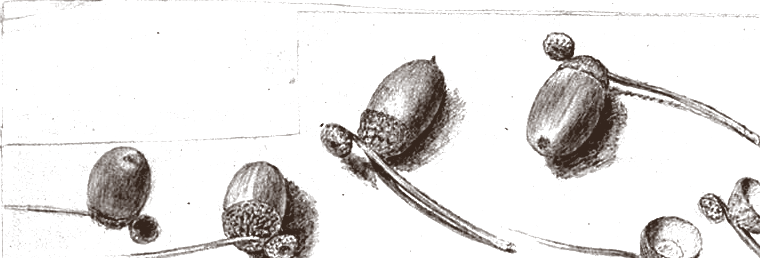
#> input picture src/rings/plates/acorn.webp, 760 x 258 px
$ python unroll.py ../../src/rings/plates/acorn.webp 1.0 1.0 ../../src/rings/plates/ancient.webp
#> lines starting #> are read from the running program, lines starting #| are printed output that depends on the picture
import sys, numpy as np
from PIL import Image
f,cx,cy,out=sys.argv[1],float(sys.argv[2]),float(sys.argv[3]),sys.argv[4]
im=np.asarray(Image.open(f).convert('RGB'),dtype=np.float32); h,w,_=im.shape
#> after `im = np.asarray(Image.open(f).convert('RGB'), dtype=np.float32)`:
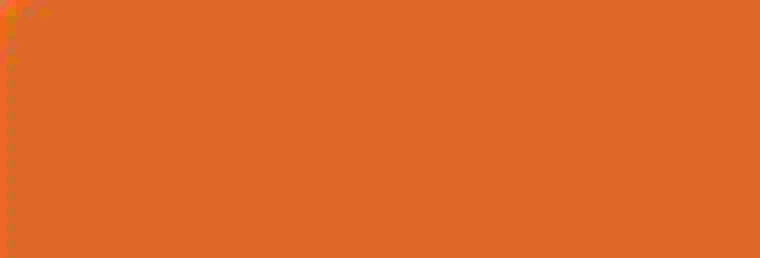
#> im: shape (258, 760, 3) float32; mean R, G, B 52, 37, 29; drawn with min black and max white
#> after `h, w, _ = im.shape`: h = 258; w = 760
corners=[(0,0),(w,0),(0,h),(w,h)]
#> corners = [(0, 0), (760, 0), (0, 258), (760, 258)]
rs=[np.hypot(x-cx,y-cy) for x,y in corners]; r0,r1=min(rs),max(rs)
#> after `rs = [np.hypot(x - cx, y - cy) for x, y in corners]`: rs = [1.41, 759, 257, 801.3]
#> after `r0, r1 = (min(rs), max(rs))`: r0 = 1.41
th=[np.arctan2(y-cy,x-cx) for x,y in corners]
# angular span: unwrap around mean
m=np.arctan2(h/2-cy,w/2-cx); d=[(t-m+np.pi)%(2*np.pi)-np.pi for t in th]
t0,t1=m+min(d),m+max(d)
rm=(r0+r1)/2; W=int((t1-t0)*rm); Hh=int(r1-r0)
T=t0+(np.arange(W)/W)*(t1-t0); R=r0+np.arange(Hh)
TT,RR=np.meshgrid(T,R)
X=cx+RR*np.cos(TT); Y=cy+RR*np.sin(TT)
#> after `X = cx + RR * np.cos(TT)`:
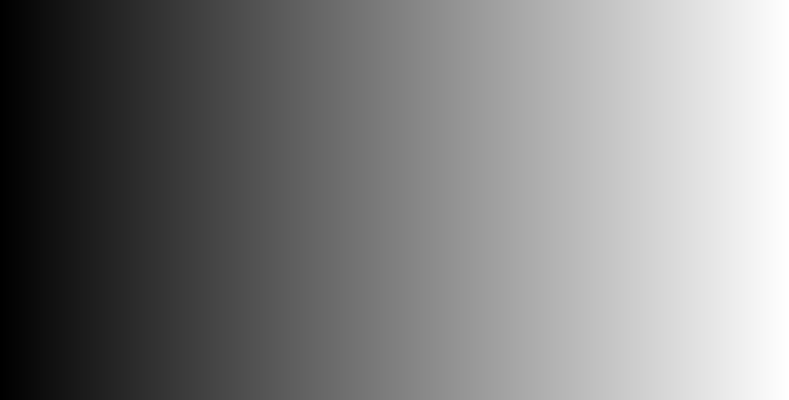
#> TT: shape (799, 1577) float64 (shown at 1/2 size); min -2.36, max 1.57, mean -0.392; drawn with min black and max white
ok=(X>=0)&(X<w-1)&(Y>=0)&(Y<h-1)
xi=np.clip(X.astype(int),0,w-1); yi=np.clip(Y.astype(int),0,h-1)
o=im[yi,xi]; o[~ok]=0
#> after `o = im[yi, xi]`:
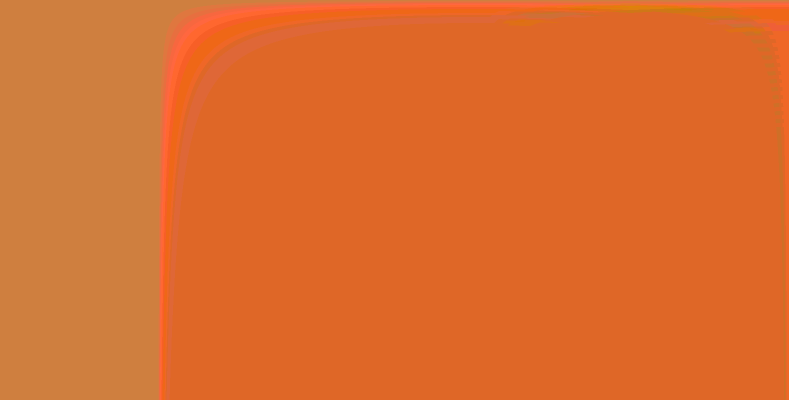
#> o: shape (799, 1577, 3) float32 (shown at 1/2 size); mean R, G, B 51.5, 37.1, 29.3; drawn with min black and max white
#> after `o[~ok] = 0`:
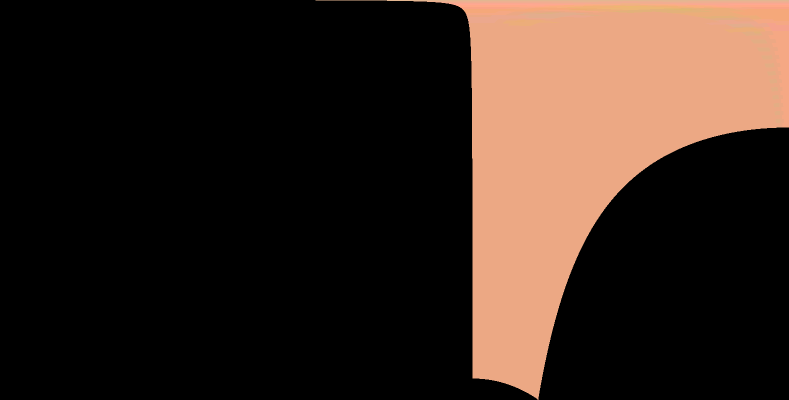
#> o: shape (799, 1577, 3) float32 (shown at 1/2 size); mean R, G, B 11.9, 8.5, 6.7; drawn with min black and max white
Image.fromarray(o.astype(np.uint8)).save(out); print(out,W,Hh)
#> after `Image.fromarray(o.astype(np.uint8)).save(out)`:
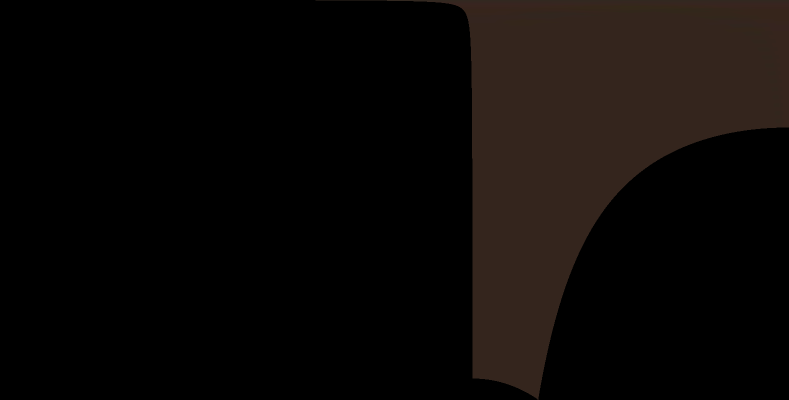
#> saved as ancient.webp: PIL image 1577x799 RGB (shown at 1/2 size); mean R, G, B 11.9, 8.5, 6.7
#| ../../src/rings/plates/ancient.webp 1577 799

$ run again, on src/rings/plates/lane.webp
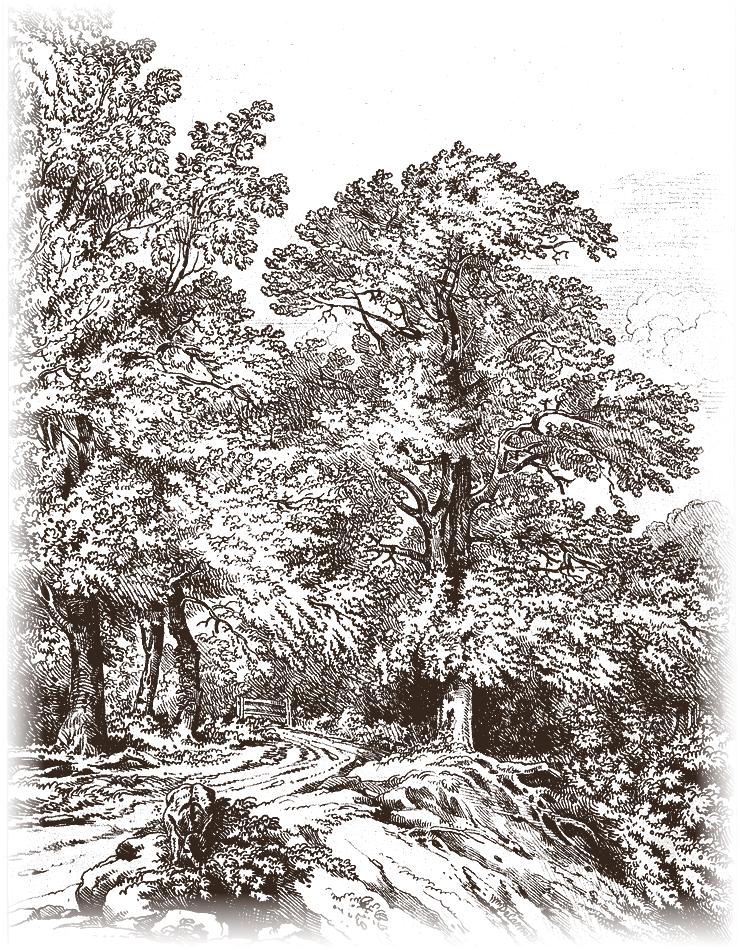
#> input picture src/rings/plates/lane.webp, 740 x 950 px
#> `o = im[yi, xi]`:
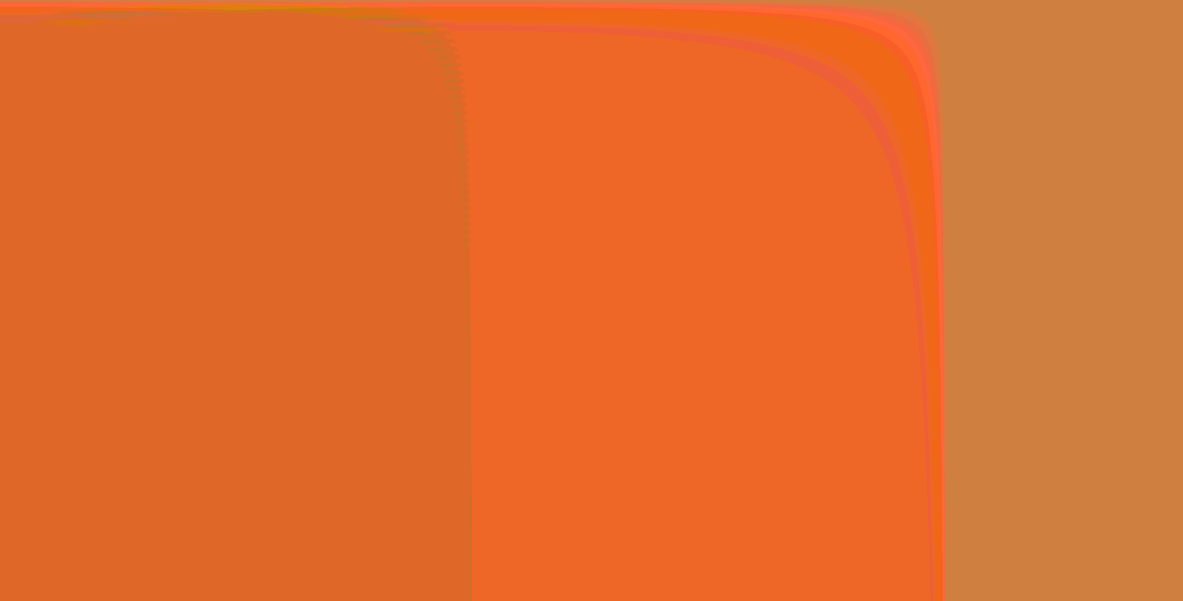
#> o: shape (1201, 2365, 3) float32 (shown at 1/2 size); mean R, G, B 51.5, 38.1, 29.6; drawn with min black and max white
#> `Image.fromarray(o.astype(np.uint8)).save(out)`:
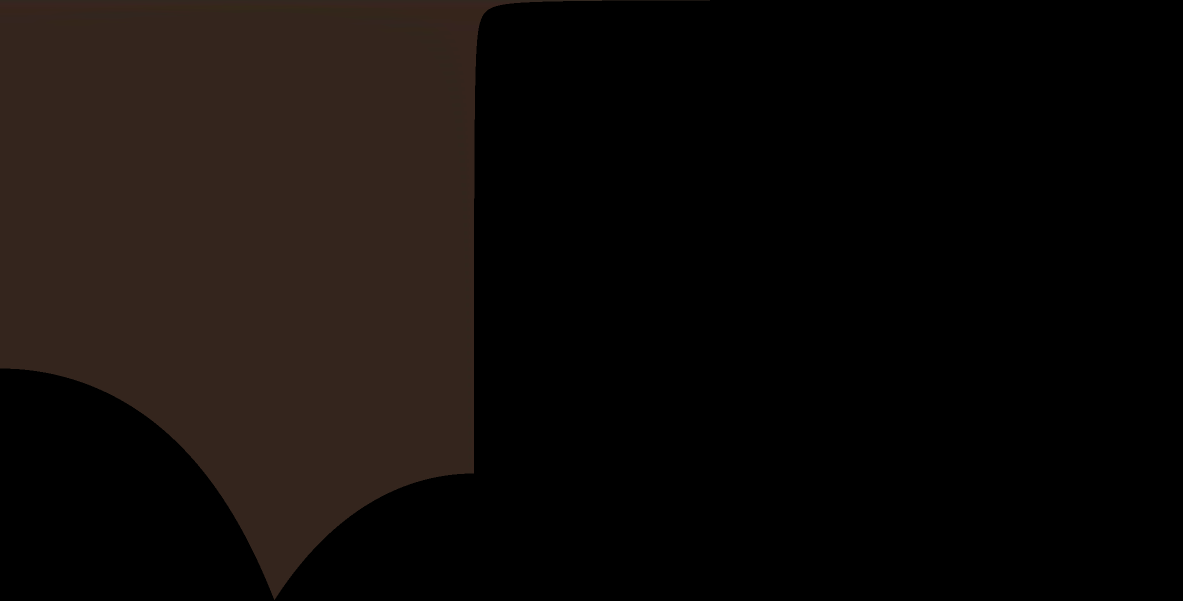
#> saved as lane.webp: PIL image 2365x1201 RGB (shown at 1/2 size); mean R, G, B 16.3, 11.6, 9.1
#| ../../src/rings/plates/lane.webp 2365 1201

$ run again, on src/rings/plates/prime.webp
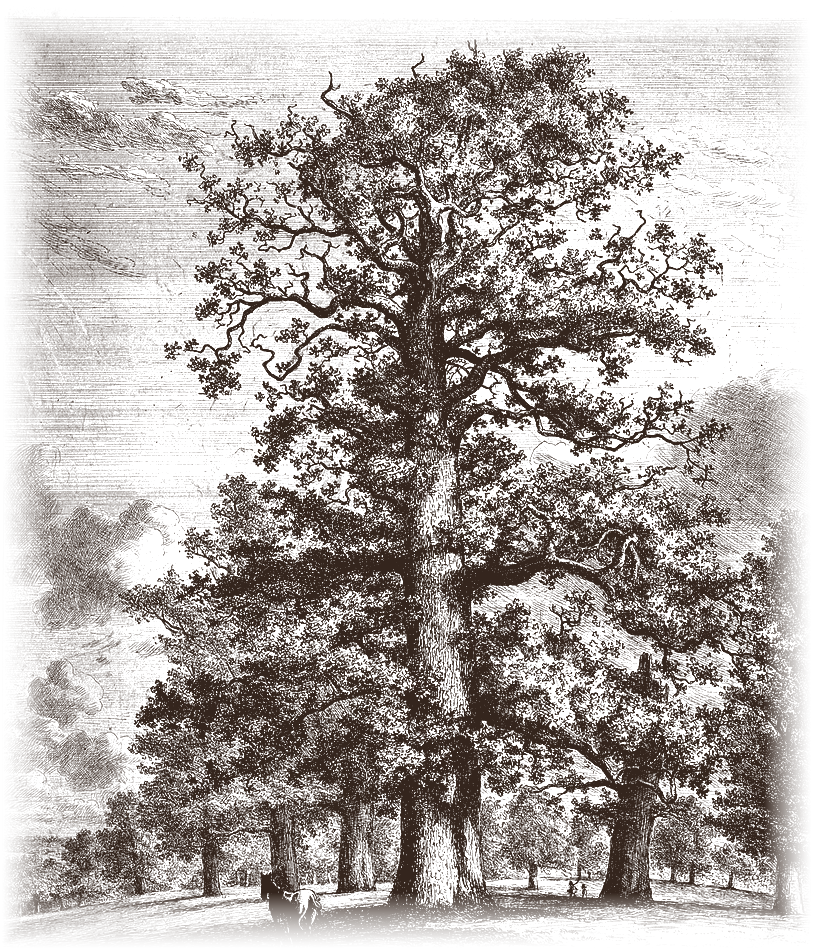
#> input picture src/rings/plates/prime.webp, 813 x 950 px
#> `o = im[yi, xi]`:
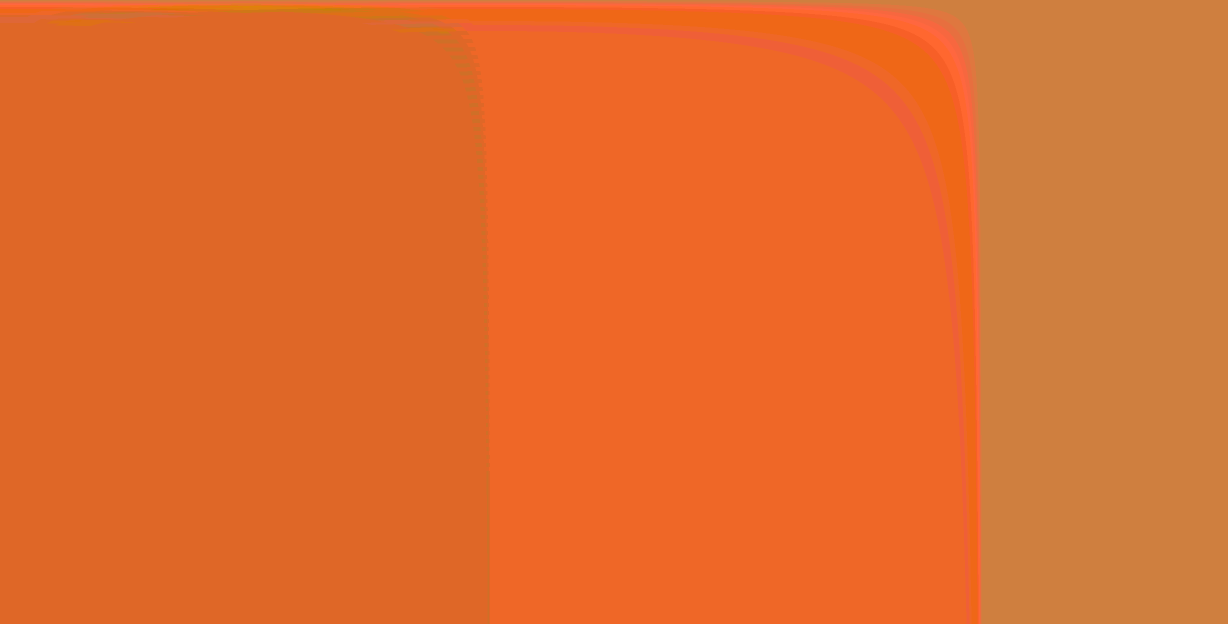
#> o: shape (1247, 2455, 3) float32 (shown at 1/2 size); mean R, G, B 51.3, 38.2, 29.8; drawn with min black and max white
#> `Image.fromarray(o.astype(np.uint8)).save(out)`:
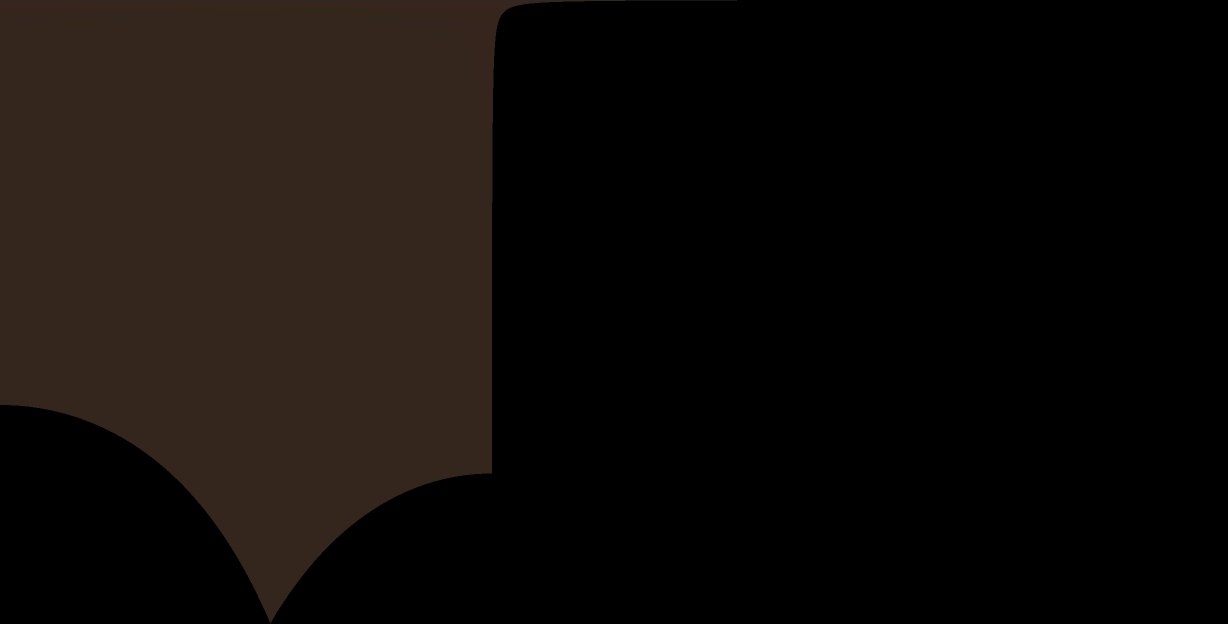
#> saved as prime.webp: PIL image 2455x1247 RGB (shown at 1/2 size); mean R, G, B 16.5, 11.7, 9.2
#| ../../src/rings/plates/prime.webp 2455 1247
